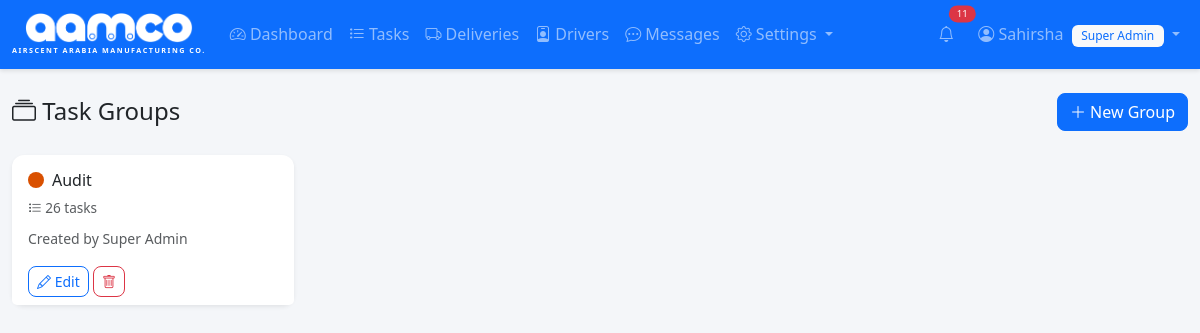
Page /task-groups (signed in) on the committed database.
### tables this page shows
CREATE TABLE users (
            id INTEGER PRIMARY KEY AUTOINCREMENT,
            username TEXT UNIQUE NOT NULL,
            password_hash TEXT NOT NULL,
            full_name TEXT NOT NULL,
            email TEXT,
            phone TEXT,
            pin_hash TEXT,
            profile_pic TEXT,
            role TEXT NOT NULL DEFAULT 'user',
            is_active INTEGER NOT NULL DEFAULT 1,
            created_at TIMESTAMP DEFAULT CURRENT_TIMESTAMP
        );

CREATE TABLE task_groups (
            id INTEGER PRIMARY KEY AUTOINCREMENT,
            name TEXT NOT NULL,
            color TEXT NOT NULL DEFAULT '#0d6efd',
            created_by INTEGER NOT NULL,
            created_at TIMESTAMP DEFAULT CURRENT_TIMESTAMP,
            FOREIGN KEY (created_by) REFERENCES users(id)
        );

### app.py (the view)
@app.route('/task-groups')
@admin_required
def task_groups():
    db = get_db()
    groups = db.execute('''
        SELECT g.*, u.full_name as creator_name,
               (SELECT COUNT(*) FROM tasks WHERE group_id = g.id) as task_count
        FROM task_groups g
        LEFT JOIN users u ON g.created_by = u.id
        ORDER BY g.name
    ''').fetchall()
    db.close()
    return render_template('task_groups.html', groups=groups)

### app.py (called while the page is built)
@login_manager.user_loader
def load_user(user_id):
    db = get_db()
    row = db.execute('SELECT * FROM users WHERE id = ?', (user_id,)).fetchone()
    db.close()
    if row:
        return User(**dict(row))
    return None

def admin_required(f):
    @wraps(f)
    @login_required
    def decorated(*args, **kwargs):
        if not current_user.is_admin():
            flash('Access denied. Admin privileges required.', 'danger')
            return redirect(url_for('dashboard'))
        return f(*args, **kwargs)
    return decorated

@app.context_processor
def inject_notification_count():
    if current_user.is_authenticated:
        db = get_db()
        count = db.execute('SELECT COUNT(*) FROM notifications WHERE user_id = ? AND is_read = 0',
                          (current_user.id,)).fetchone()[0]
        msg_count = db.execute('SELECT COUNT(*) FROM messages WHERE receiver_id = ? AND is_read = 0',
                              (current_user.id,)).fetchone()[0]
        db.close()
        return {'unread_notif_count': count, 'unread_msg_count': msg_count}
    return {'unread_notif_count': 0, 'unread_msg_count': 0}

@app.context_processor
def inject_settings():
    if current_user.is_authenticated:
        db = get_db()
        try:
            rows = db.execute('SELECT key, value FROM settings').fetchall()
            s = {r['key']: r['value'] for r in rows}
        except Exception:
            s = {}
        db.close()
        return {'app_settings': s, 'now': datetime.now}
    return {'app_settings': {}, 'now': datetime.now}

    @property
    def is_active(self):
        return bool(self._is_active)

    def is_admin(self):
        return self.role in ('super_admin', 'admin')

    def has_pin(self):
        return bool(self.pin_hash)

### database.py (called while the page is built)
def get_db():
    conn = sqlite3.connect(DB_PATH)
    conn.row_factory = sqlite3.Row
    conn.execute("PRAGMA foreign_keys = ON")
    return conn

### templates/task_groups.html (shortened to what this page needs)
{% extends "base.html" %}
{% block content %}
<div class="d-flex justify-content-between align-items-center mb-4">
    <h4 class="mb-0"><i class="bi bi-collection"></i> Task Groups</h4>
    <button class="btn btn-primary" data-bs-toggle="modal" data-bs-target="#addGroupModal">
        <i class="bi bi-plus-lg"></i> New Group
    </button>
</div>
<div class="row g-3">
    {% for g in groups %}
    <div class="col-md-4 col-lg-3">
        <div class="card border-0 shadow-sm h-100">
            <div class="card-body">
                <div class="d-flex align-items-center mb-2">
                    <span class="rounded-circle me-2" style="width:16px;height:16px;display:inline-block;background-color:{{ g.color or '#6c757d' }};"></span>
                    <h6 class="mb-0 flex-grow-1">{{ g.name }}</h6>
                </div>
                <p class="text-muted mb-2" style="font-size:0.85rem;">
                    <i class="bi bi-list-task"></i> {{ g.task_count }} task{{ 's' if g.task_count != 1 }}
                </p>
                <small class="text-muted">Created by {{ g.creator_name or 'Unknown' }}</small>
            </div>
            <div class="card-footer bg-white border-0 pt-0">
                <button class="btn btn-sm btn-outline-primary" data-bs-toggle="modal" data-bs-target="#editGroupModal{{ g.id }}">
                    <i class="bi bi-pencil"></i> Edit
                </button>
                <a href="{{ url_for('delete_task_group', group_id=g.id) }}" class="btn btn-sm btn-outline-danger"
                   onclick="return confirm('Delete this group? Tasks in this group will become ungrouped.')">
                    <i class="bi bi-trash"></i>
                </a>
            </div>
        </div>
    </div>
    {% else %}
    <div class="col-12 text-center text-muted py-5">
        <i class="bi bi-collection" style="font-size:3rem;"></i>
        <p class="mt-2">No task groups yet. Create one to organize your tasks.</p>
    </div>
    {% endfor %}
</div>
{% endblock %}

### templates/base.html (shortened to what this page needs)
<!DOCTYPE html>
<html lang="en" data-bs-theme="light">
<head>
    <link href="https://cdn.jsdelivr.net/npm/bootstrap@5.3.2/dist/css/bootstrap.min.css" rel="stylesheet">
    <link href="https://cdn.jsdelivr.net/npm/bootstrap-icons@1.11.1/font/bootstrap-icons.css" rel="stylesheet">
    <link href="{{ url_for('static', filename='style.css') }}" rel="stylesheet">
</head>
<body>
    {% if current_user.is_authenticated %}
    <nav class="navbar navbar-expand-lg navbar-dark bg-primary">
        <div class="container-fluid">
            <a class="navbar-brand fw-bold" href="{{ url_for('dashboard') }}">
                <div class="d-flex flex-column align-items-center">
                    <img src="{{ url_for('static', filename='logo.png') }}" alt="AAMCO" height="30" style="filter: brightness(0) invert(1);">
                    <span class="text-white d-none d-md-block" style="font-size: 0.45rem; letter-spacing: 1.5px; margin-top: 2px;">AIRSCENT ARABIA MANUFACTURING CO.</span>
                </div>
            </a>
            <div class="collapse navbar-collapse" id="navBar">
                <ul class="navbar-nav me-auto">
                    <li class="nav-item">
                        <a class="nav-link" href="{{ url_for('dashboard') }}"><i class="bi bi-speedometer2"></i> Dashboard</a>
                    </li>
                    <li class="nav-item">
                        <a class="nav-link" href="{{ url_for('tasks') }}"><i class="bi bi-list-task"></i> Tasks</a>
                    </li>
                    <li class="nav-item">
                        <a class="nav-link" href="{{ url_for('deliveries') }}"><i class="bi bi-truck"></i> Deliveries</a>
                    </li>
                    <li class="nav-item">
                        <a class="nav-link" href="{{ url_for('delivery_persons') }}"><i class="bi bi-person-badge"></i> Drivers</a>
                    </li>
                    <li class="nav-item">
                        <a class="nav-link position-relative" href="{{ url_for('messages_inbox') }}">
                            <i class="bi bi-chat-dots"></i> Messages
                        </a>
                    </li>
                    {% if current_user.is_admin() %}
                    <li class="nav-item dropdown">
                        <a class="nav-link dropdown-toggle" href="#" role="button" data-bs-toggle="dropdown">
                            <i class="bi bi-gear"></i> Settings
                        </a>
                    </li>
                    {% endif %}
                </ul>
                <ul class="navbar-nav">
                    <li class="nav-item me-2">
                        <a class="nav-link position-relative" href="{{ url_for('notifications') }}" title="Notifications" id="notifBellLink">
                            <i class="bi bi-bell"></i>
                            {% if unread_notif_count > 0 %}
                            <span class="position-absolute top-0 start-100 translate-middle badge rounded-pill bg-danger" style="font-size: 0.6rem;" id="notifBadge">
                                {{ unread_notif_count }}
                            </span>
                            {% else %}
                            <span class="position-absolute top-0 start-100 translate-middle badge rounded-pill bg-danger d-none" style="font-size: 0.6rem;" id="notifBadge">
                                0
                            </span>
                            {% endif %}
                        </a>
                    </li>
                    <li class="nav-item dropdown">
                        <a class="nav-link dropdown-toggle" href="#" role="button" data-bs-toggle="dropdown">
                            {% if current_user.profile_pic %}
                            <img src="{{ url_for('static', filename='uploads/' + current_user.profile_pic) }}" alt="" class="rounded-circle me-1" style="width:24px;height:24px;object-fit:cover;">
                            {% else %}
                            <i class="bi bi-person-circle"></i>
                            {% endif %}
                            {{ current_user.full_name }}
                            <span class="badge bg-light text-primary ms-1">{{ current_user.role | replace('_', ' ') | title }}</span>
                        </a>
                    </li>
                </ul>
            </div>
        </div>
    </nav>
    {% endif %}
    <div class="container-fluid py-4">
        {% block content %}{% endblock %}
    </div>
</body>
</html>

### static/style.css (style rules this page uses)
body { background-color: #f4f6f9; font-family: 'Segoe UI', system-ui, -apple-system, sans-serif; }
.navbar { box-shadow: 0 2px 4px rgba(0,0,0,0.1); }
.navbar-brand { font-size: 1.4rem; }
.card { border-radius: 12px; }
.badge { font-weight: 500; padding: 0.4em 0.8em; }
.btn { border-radius: 8px; }

### rows in the picture
users: full_name "Sahirsha", role "Super Admin"
task_groups: name "Audit", task_count "26", task_count "s", full_name "Super Admin"

### other values in the picture
{{ unread_notif_count }} "11"
